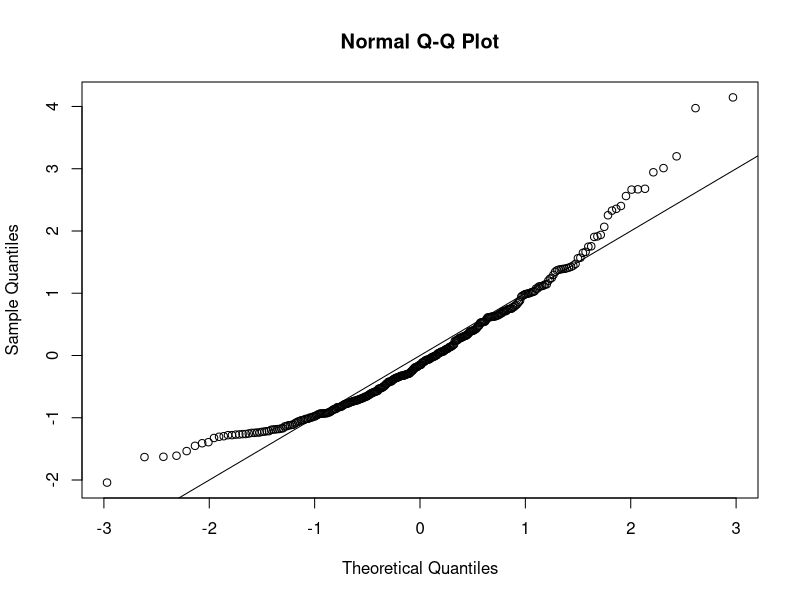
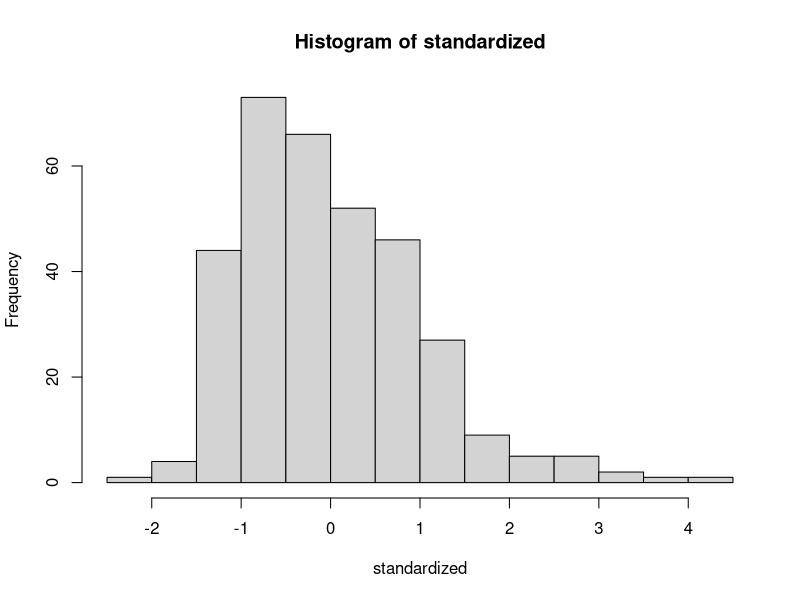
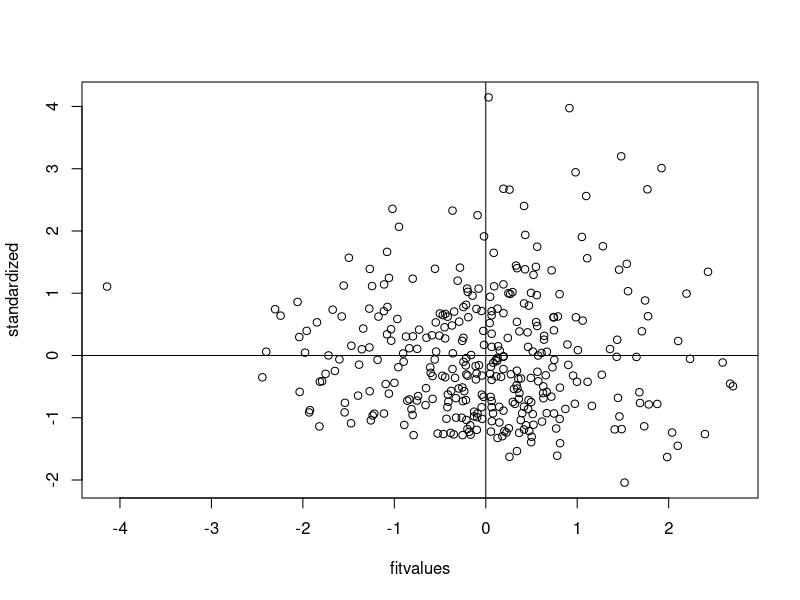

The R source for these figures, in order: (Note: this script raises an error after producing the figures.)
setwd("E:/GA/Scales")
master = read.csv("Meaning_Scales_LifeRegardIndex_RR_RN_Paper.csv")
summary(master)

##Reverse Code. None.

####DATA SCREENING####

##Missing Data##
library(mice)
percentmiss = function(x){ sum(is.na(x))/length(x) *100 }

##Going by rows ONLY
##here I excluded the first two columns because they were 
##included for everyone as IDs, so I don't want to count that
##as part of the percent toward what they did
notypos = master
missing = apply(notypos[ , 3:30], 1, percentmiss) 
table(missing)

##replace only the data that you should
replacepeople = notypos[ missing <= 5 , ]  
dontpeople = notypos[ missing > 5 , ]

##figure out the columns to exclude (survey data)
apply(replacepeople, 2, percentmiss)

replacecolumn = replacepeople[ , -c(1,2,31)]
dontcolumn = replacepeople[ , c(1,2,31)]

##let's mice it!
tempnomiss = mice(replacecolumn)
nomiss = complete(tempnomiss, 1)
summary(nomiss)

##put everything back together
filledin_none = cbind(dontcolumn, nomiss)
summary(filledin_none)

##Outliers##
mahal = mahalanobis(filledin_none[ , -c(1:3)], 
                    colMeans(filledin_none[ , -c(1:3)], na.rm = TRUE),
                    cov(filledin_none[ , -c(1:3)], use="pairwise.complete.obs"))
mahal
summary(mahal)
cutoff = qchisq(.999,ncol(filledin_none[ , -c(1:3)])) 
summary(mahal < cutoff)
noout = filledin_none[ mahal < cutoff, ]

##additivity: correlations
correlations = cor(filledin_none[,-c(1:3)], use="pairwise.complete.obs")
symnum(correlations)

##make the random stuff
random = rchisq(nrow(filledin_none), 7)
##be sure here not to include the ID columns!
fake = lm(random~., data=filledin_none[ , -c(1:3)])

##get the linearity plot
##create the standardized residuals
standardized = rstudent(fake)
qqnorm(standardized)
abline(0,1)

##multivariate normality
hist(standardized, breaks=15)

##homogeneity and homoscedaticity
fitvalues = scale(fake$fitted.values)
plot(fitvalues, standardized) 
abline(0,0)
abline(v = 0)

##exclude paper people using noout dataset 
nooutnop = subset(noout, Source < 2)
nomissnop = subset(filledin_none, Source < 2)

##Scoring
Framescale<- rowSums(noout[, c(4,6,7,10,11,12,13,14,16,17,19,26,28,31)])
Framescale

Fufillscale<- rowSums(noout[, c(5,8,9,15,18,20,21,22,23,24,25,27,29,30)])
Fufillscale

##overall model 
names(filledin_none)
overallmodel = '
FRAME =~ Q91_1 + Q91_3 + Q91_4 + Q91_7 + Q91_8 + Q91_9 + Q91_10 + Q91_11 + Q91_13 + Q91_14 + Q91_16 + Q91_23 + Q91_25 + Q91_28
FULFILL =~ Q91_2 + Q91_5 + Q91_6 + Q91_12 + Q91_15 + Q91_17 + Q91_18 + Q91_19 + Q91_20 + Q91_21 + Q91_22 + Q91_24 + Q91_26 + Q91_27'

fit = cfa(overallmodel, 
data = nomissnop, 
meanstructure = TRUE)

summary(fit, 
standardized = TRUE, 
rsquare = TRUE, 
fit.measure = TRUE)
fitMeasures(fit)
table(nomissnop$Source)

##subset for other two cfa
random = subset(nomissnop, Source == "1")
notrandom = subset(nomissnop, Source =="0")

##fit for random 
random.fit = cfa(overallmodel, 
                 data = random, 
                 meanstructure = TRUE)
summary(random.fit, 
        standardized = TRUE, 
        rsquare = TRUE, 
        fit.measure = TRUE)
fitMeasures(random.fit)

##fit for not random 
notrandom.fit = cfa(overallmodel, 
                    data = notrandom, 
                    meanstructure = TRUE)
summary(notrandom.fit, 
        standardized = TRUE, 
        rsquare = TRUE, 
        fit.measure = TRUE) 
fitMeasures(notrandom.fit)

##invariances 
library(semTools)
multisteps = measurementInvariance(overallmodel, 
                                   data = nomissnop, 
                                   group = 'Source', 
                                   strict = T)
fitmeasures(multisteps)
fitMeasures(multisteps$fit.configural)
fitMeasures(multisteps$fit.loadings)
fitMeasures(multisteps$fit.intercepts)
fitMeasures(multisteps$fit.residuals)
fitMeasures(multisteps$fit.means)
